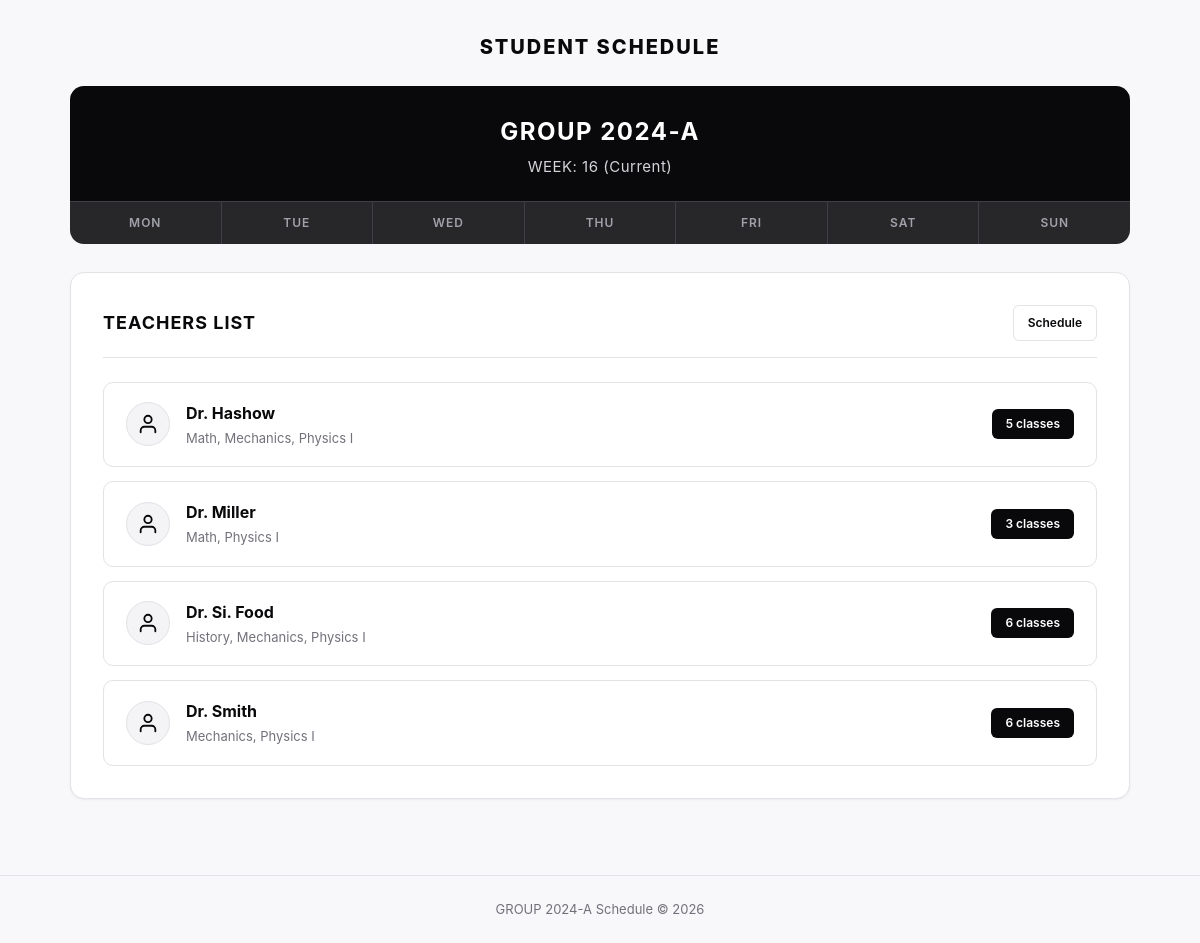
Screenshot of /teachers/ with the database file from the repository.
### schedule_app/models.py (models this page shows, shortened)
class Teacher(models.Model):
    name = models.CharField(max_length=150)
    email = models.EmailField(blank=True)
    subjects = models.ManyToManyField(Subject, related_name='teachers', blank=True)
    class Meta:
        ordering = ['name']

class Subject(models.Model):
    name = models.CharField(max_length=120)
    class Meta:
        ordering = ['name']
    def __str__(self):
        return self.name

### schedule_app/views.py (the view)
# urls.py: path('teachers/', views.teachers_view, name='teachers'),
def teachers_view(request):
    teachers = Teacher.objects.prefetch_related('subjects', 'lessons').all()
    context = get_base_context()
    context['teachers'] = teachers
    return render(request, 'schedule/teachers.html', context)

### schedule_app/views.py (called while the page is built)
def get_base_context(active_day=None):
    return {
        'group_name': 'GROUP 2024-A',
        'current_week': 'WEEK: 16 (Current)',
        'days_list': list(DAYS_MAP.values()),
        'active_day': active_day,
    }

### templates/schedule/teachers.html
{% extends "base.html" %}
{% block content %}
<div class="section-header">
  <h1 class="section-title">Teachers List</h1>
  <a href="{% url 'week_schedule' %}" class="btn-secondary">Schedule</a>
</div>
<div class="teachers-list">
  {% for teacher in teachers %}
    <div class="teacher-card">
      <div class="teacher-card-left">
        <div class="teacher-avatar">
          <svg viewBox="0 0 24 24" fill="none" stroke-width="2" stroke-linecap="round" stroke-linejoin="round">
            <path d="M20 21v-2a4 4 0 0 0-4-4H8a4 4 0 0 0-4 4v2"></path>
            <circle cx="12" cy="7" r="4"></circle>
          </svg>
        </div>
        <div>
          <div class="teacher-name">{{ teacher.name }}</div>
          <div class="teacher-subjects">{{ teacher.subjects.all|join:", " }}</div>
        </div>
      </div>
      <div class="badge-classes">
        {{ teacher.lessons.count }} classes
      </div>
    </div>
  {% empty %}
    <div class="empty-day">
      <div class="empty-day-title">Список порожній</div>
      <div class="empty-day-sub">Викладачів ще не додано.</div>
    </div>
  {% endfor %}
</div>
{% endblock %}

### static/css/style.css (style rules this page uses)
:root { --bg: #f8f8fa; --surface: #ffffff; --surface-subtle: #f4f4f6; --border: #e2e2e7; --border-strong: #18181b; --text-main: #09090b; --text-muted: #71717a; --text-dim: #a1a1aa; --black: #09090b; --white: #ffffff; --card-shadow: 0 1px 3px rgba(0, 0, 0, 0.04), 0 1px 2px rgba(0, 0, 0, 0.02); --radius-sm: 6px; --radius-md: 10px; --radius-lg: 14px; }
* { box-sizing: border-box; margin: 0; padding: 0; }
body { font-family: -apple-system, BlinkMacSystemFont, "Segoe UI", Roboto, "Helvetica Neue", Arial, sans-serif; background-color: var(--bg); color: var(--text-main); line-height: 1.5; min-height: 100vh; display: flex; flex-direction: column; }
a { color: inherit; text-decoration: none; }
.section-header { border-bottom: 1px solid var(--border); padding-bottom: 16px; margin-bottom: 24px; display: flex; align-items: center; justify-content: space-between; }
.section-title { font-size: 18px; font-weight: 700; letter-spacing: 1px; text-transform: uppercase; }
.btn-secondary { display: inline-block; background-color: var(--surface); color: var(--black); border: 1px solid var(--border); padding: 8px 14px; font-size: 12px; font-weight: 600; border-radius: var(--radius-sm); transition: all 0.15s ease; }
.teachers-list { display: flex; flex-direction: column; gap: 14px; }
.teacher-card { display: flex; align-items: center; justify-content: space-between; padding: 18px 22px; border: 1px solid var(--border); border-radius: var(--radius-md); background-color: var(--surface); transition: all 0.15s ease; }
.teacher-card-left { display: flex; align-items: center; gap: 16px; }
.teacher-avatar { width: 44px; height: 44px; border-radius: 50%; border: 1px solid var(--border); display: flex; align-items: center; justify-content: center; color: var(--text-muted); background: var(--surface-subtle); }
.teacher-avatar svg { width: 22px; height: 22px; stroke: var(--black); }
.teacher-name { font-size: 16px; font-weight: 700; margin-bottom: 4px; color: var(--black); }
.teacher-subjects { font-size: 13px; color: var(--text-muted); }
.badge-classes { background-color: var(--black); color: var(--white); font-size: 12px; font-weight: 600; padding: 6px 14px; border-radius: var(--radius-sm); white-space: nowrap; }

### rows the page displays
Teacher: name "Dr. Hashow", subjects.all "Math, Mechanics, Physics I", lessons.count "5"
Teacher: name "Dr. Miller", subjects.all "Math, Physics I", lessons.count "3"
Teacher: name "Dr. Si. Food", subjects.all "History, Mechanics, Physics I", lessons.count "6"
Teacher: name "Dr. Smith", subjects.all "Mechanics, Physics I", lessons.count "6"

### other values shown
{{ group_name }} "GROUP 2024-A"
{{ current_week }} "WEEK: 16 (Current)"
{{ d.short }} "MON" "TUE" "WED" "THU" "FRI" "SAT" "SUN"
